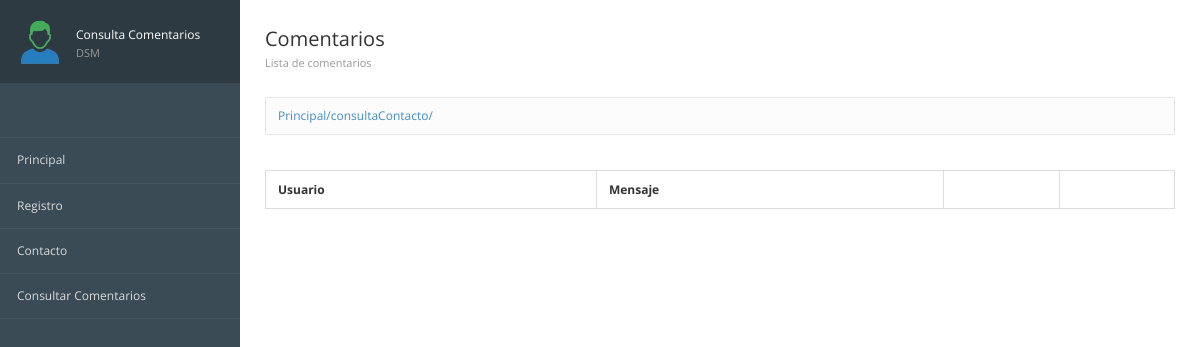
Page /consultaContacto/ on the earlier database version.
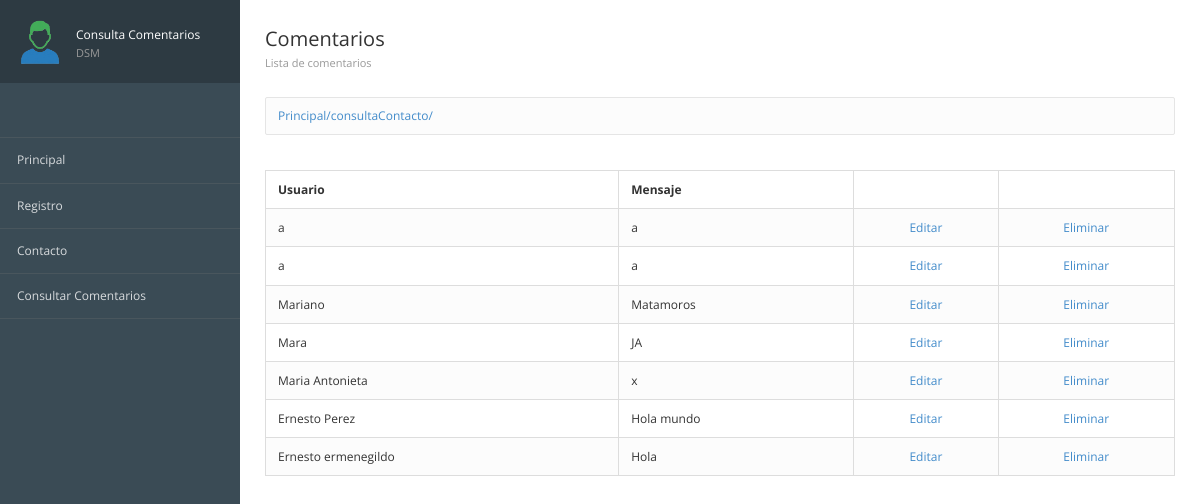
Same page on the later database version.
### registros/models.py (models this page shows, shortened)
class ComentarioContacto(models.Model):
    id = models.AutoField(primary_key=True,verbose_name="Clave")
    usuario = models.TextField(verbose_name="Usuario")
    mensaje = models.TextField(verbose_name="Comentario")
    created =models.DateTimeField(auto_now_add=True,verbose_name="Registrado")
    class Meta:
        verbose_name = "Comentario Contacto"
        verbose_name_plural = "Comentarios Contactos"
        ordering = ["-created"]

### registros/views.py (the view)
# urls.py: path('consultaContacto/',views_registros.consultaContacto,name="consultaContacto"),
def consultaContacto(request):
    comentariosContacto=ComentarioContacto.objects.all()
    return render(request,"registros/consultaContacto.html",{'comentariosContacto':comentariosContacto})

### registros/templates/registros/consultaContacto.html (shortened to what this page needs)
{% extends "inicio/encabezado.html" %}
{% block imagen %}
	{%load static%}
	{%static 'inicio/images/contacto.png'%}
{% endblock %}
{% block imagen-texto %}
	<div class="user-info">
		Consulta Comentarios <span>DSM</span>
	</div>
{% endblock %}
{% block titulo2 %}Comentarios {% endblock %}
{% block titulo3 %}Lista de comentarios {% endblock %}
{% block contenido %}
	<table class="table table-bordered table-striped">
		<thead>
			<tr>
				<th>Usuario</th>
				<th>Mensaje</th>
				<th></th>
				<th></th>
			</tr>
		</thead>
		<tbody>
			{% for comentario in comentariosContacto %}
			<tr>
				<td>{{comentario.usuario}}</td>
				<td>{{comentario.mensaje}}</td>
				<td class="text-center"><a href="{%url 'ConsultaIndividual' comentario.id%}">Editar</a></td>
				<td class="text-center">
					<a href="{%url 'Eliminar' comentario.id%}">Eliminar</a>
				</td>
			</tr>
			{% endfor %}
		</tbody>
{% endblock %}

Differences in the rows shown:
added ComentarioContacto: usuario "a", mensaje "a"
added ComentarioContacto: usuario "a", mensaje "a"
added ComentarioContacto: usuario "Mariano", mensaje "Matamoros"
added ComentarioContacto: usuario "Mara", mensaje "JA"
added ComentarioContacto: usuario "Maria Antonieta", mensaje "x"
added ComentarioContacto: usuario "Ernesto Perez", mensaje "Hola mundo"
added ComentarioContacto: usuario "Ernesto ermenegildo", mensaje "Hola"
